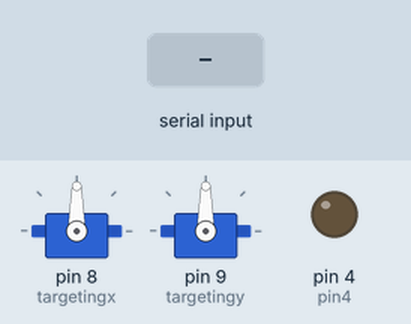
Recording of a sketch running on a simulated Arduino Uno, built with avr-gcc and run on an emulated ATmega328P. On the bench: 2 × servo, output pins drawn as LEDs (lit = HIGH). The test bench sets the inputs (shaded band).

Above: at 1.2 s.
1.3 s: "1" received over Serial
At 1.9 s:
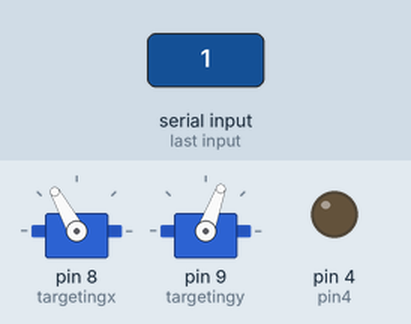
2.8 s: "2" received over Serial
At 3.1 s:
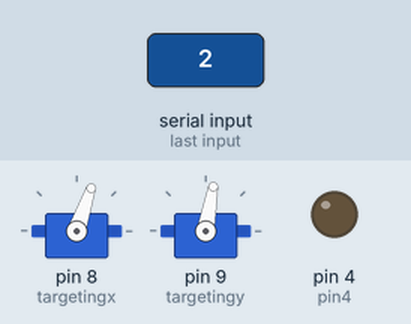
4.3 s: byte 126 (126) received over Serial
At 5.4 s:
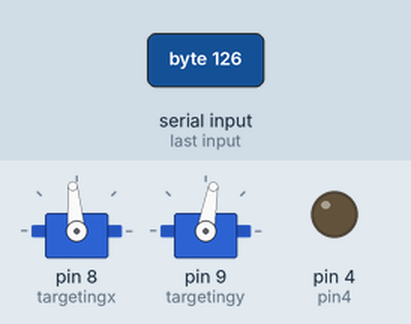
Timing chart, 0 to 7.3 s (numbered marks = the images above; inputs shaded):
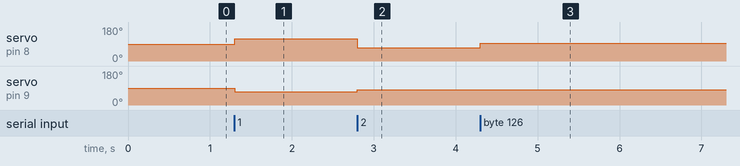

Measured:
- after the input at 1.3 s, servo on pin 8 (targetingx): 90° → 119° at once; servo on pin 9 (targetingy): 90° → 70° at once
- after the input at 2.8 s, servo on pin 8 (targetingx): 119° → 71° at once; servo on pin 9 (targetingy): 70° → 80° at once
- after the input at 4.3 s, servo on pin 8 (targetingx): 71° → 95° at once

The sketch:

TargetingXYArduino.ino
```cpp
#include <Servo.h>

//INPUT
  int read;
  int x;
  int y;

//OUTPUT
  int pin4 = 4; //High if targeted

//TARGETING
  Servo targetingx;
  Servo targetingy;
  int degreesx[] = {66,68,70,72,74,76,78,80,82,84,86,88,90,92,94,96,98,100,102,104,106,108,110,112,114, 0};
  int degreesy[] = {70,80,90,100,110};

/*
//SHOOTING
  int python = 25;  //python default as nothing detected
  int Gun = 3;      //pin for gun
*/

void setup() {
  //OUTPUT
    pinMode(pin4,OUTPUT);

  //TARGETING
    targetingx.attach(8);
    targetingy.attach(9);
    Serial.begin(9600);

  /*
  //SHOOTING
  pinMode(Gun,OUTPUT);
  */
}


void loop() {
  //READ INPUT
    Serial.flush();
    read = Serial.read();

  //If input detected
    if(read >=  0 && read != 126){
      x = read % 25;
      y = read / 25;
      //OUTPUT
        //digitalWrite(pin4,HIGH);

      //TARGETING
      targetingx.write(degreesx[x]+5);
      targetingy.write(degreesy[y]-10);

      /*
      //SHOOTING
      digitalWrite(Gun,HIGH);
      delay(1);
      digitalWrite(Gun,LOW);

      python = read;
      */

      //OUTPUT
      digitalWrite(pin4,LOW);
    }else if(read == 126){
      targetingx.write(95);
      targetingy.write(80);
    }
}
```
